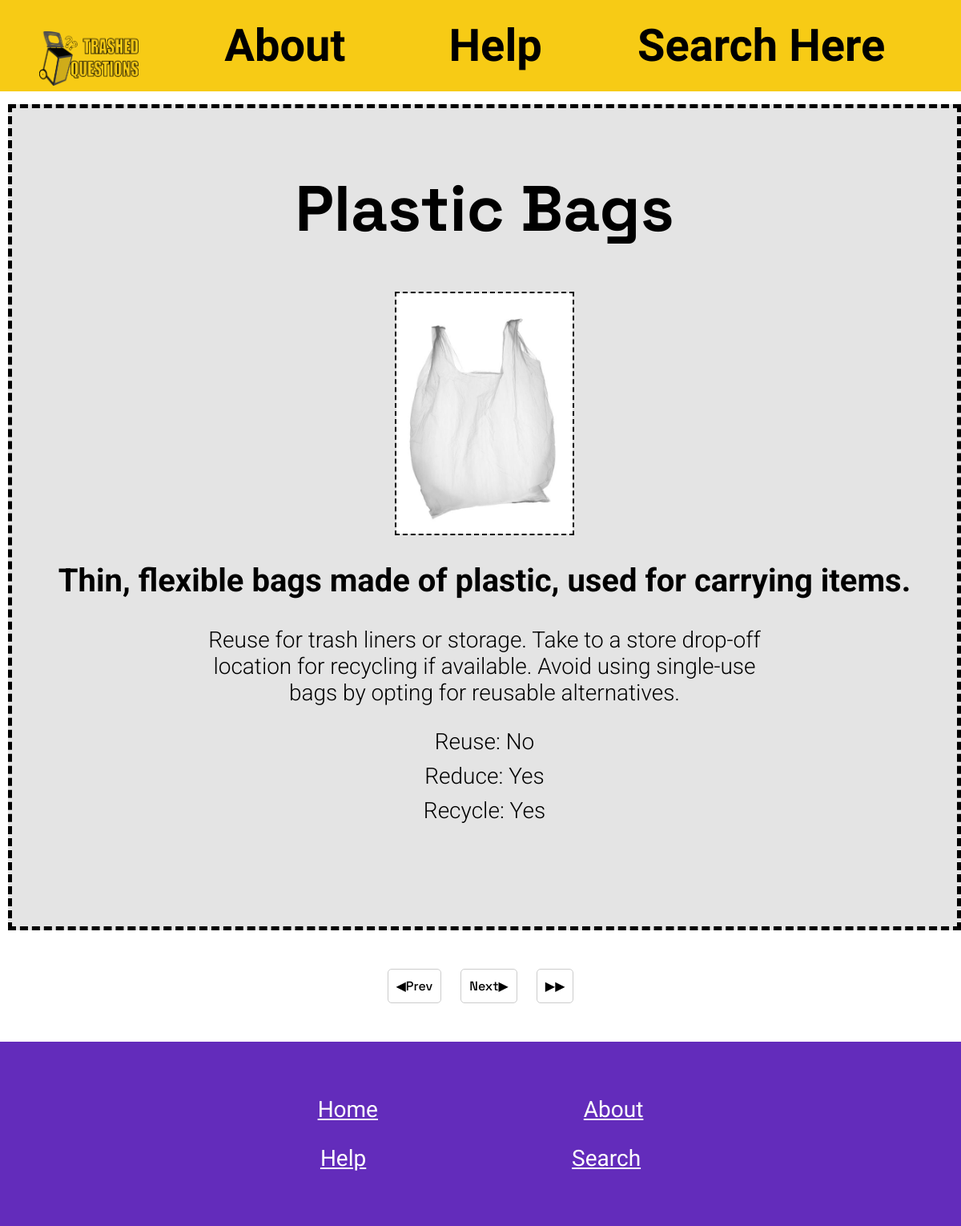
The page /item/7 on the database its author committed.
### tables this page shows
CREATE TABLE Trash (id INTEGER PRIMARY KEY AUTOINCREMENT, name TEXT NOT NULL, description TEXT, instructions TEXT, bins INTEGER NOT NULL REFERENCES Bins (id), rrr INTEGER NOT NULL REFERENCES RRR (id), image TEXT);

CREATE TABLE RRR (id INTEGER PRIMARY KEY AUTOINCREMENT, reduce TEXT NOT NULL, reuse TEXT NOT NULL, recycle TEXT NOT NULL);

### Routes.py (the view)
@app.route('/item/<int:id>')
def item(id):
    conn = sqlite3.connect("Webdatabase.db")
    cur = conn.cursor()
    cur.execute("SELECT * FROM Trash WHERE id=?", (id,))
    trash = cur.fetchone()
    cur.execute("""SELECT * FROM RRR WHERE id =
                (SELECT rrr FROM Trash WHERE id=?)""", (id,))
    rrr = cur.fetchone()
    cur.execute("SELECT id FROM Trash ORDER BY ID DESC")
    max_limit = cur.fetchone()
    next_button = id+1
    previous_button = id-1
    next_by_10_button = id+10
    previous_by_10_button = id-10
    hide_previous_by_10_button = None
    hide_next_by_10_button = None
    hide_next_button = None
    hide_previous_button = None
    if id > max_limit[0]:
        return redirect(url_for('homepage'))
    if id == max_limit[0] or id >= max_limit[0]:
        id = max_limit[0]
        next_button = id
        next_by_10_button = id
        hide_next_button = HIDDEN
    if id <= 0:
        return redirect(url_for('homepage'))
    if id == 1:
        hide_previous_button = HIDDEN
    if id <= 10:
        hide_previous_by_10_button = HIDDEN
    if id+9 >= max_limit[0]:
        hide_next_by_10_button = HIDDEN
    cur = conn.cursor()
    cur.execute("SELECT bins FROM Trash WHERE id=?", (id,))
    bins = cur.fetchone()
    color = DEFAULT
    if bins == (1,):
        color = DEFAULT
    if bins == (2,) or bins == (6,):
        color = TRASH
    if bins == (3,) or bins == (5,) or bins == (7,) or bins == (8,):
        color = RECYCLE
    if bins == (4,):
        color = COMPOST
    return render_template('item.html', trash=trash, rrr=rrr, idp=next_button,
                           idm=previous_button, idp10=next_by_10_button,
                           idm10=previous_by_10_button,
                           hideprev=hide_previous_button,
                           hideforw=hide_next_button,
                           hideprevall=hide_previous_by_10_button,
                           hideforwall=hide_next_by_10_button, color=color)

### templates/item.html (shortened to what this page needs)
{% extends 'layout.html' %}
{% block content %}
<div class="box" style="display:block">
    <h1>{{trash[1]}}</h1>
    <img src = "/static/images/{{trash[6]}}" class = "image" style="text-align: center;" title="{{trash[1]}}"/>
    <h2>{{trash[2]}}</h2>
    <p>{{trash[3]}}</p>
    <p>Reuse: {{rrr[1]}}<br>
        Reduce: {{rrr[2]}}<br>
        Recycle: {{rrr[3]}}</p>
</div>
<div style="text-align: center;">
    <a class="button" {{hideprev}} href="{{ '/item/%s'%idm }}">◀Prev</a>
    <a class="button" {{hideforw}} href="{{ '/item/%s'%idp }}">Next▶</a>
    <a class="button" {{hideforwall}} href="{{ '/item/%s'%idp10 }}">▶▶</a>
</div>
{% endblock %}

### static/style.css (style rules this page uses)
body { margin: 0; padding: 0; }
.image { height: 300px; margin-left: auto; margin-right: auto; display:block; border:2.5px dashed black; }
h1 { font-size: 500%; font-family: "Space Grotesk", sans-serif; font-weight: 700; font-style: normal; text-align: center; }
h2 { font-size: 250%; font-family: "Roboto", sans-serif; font-weight: 700; font-style: normal; text-align: center; }
p { font-size: 175%; font-family: "Roboto", sans-serif; font-weight: 300; font-style: normal; margin-left: auto; margin-right: auto; display:block; text-align: center; width: 700px; }
.button { margin:10px; padding:10px; border:1px solid #ccc; border-radius:5px; font-family: "Space Grotesk", sans-serif; font-weight: 500; font-style: normal; }
a { text-decoration: none; color:black }
main div { margin-bottom:5%; }
.box { background-color: #e4e4e4; width: 100%; height:auto; padding-bottom:100px; border: dashed 5px; padding-top: 20px; }

### rows shown on the page
Trash: name "Plastic Bags", image (picture), description "Thin, flexible bags made of plastic, used for carrying items.", instructions "Reuse for trash liners or storage. Take to a store drop-off location for recycling if available. Avoid using single-use bags by opting for reusable alternatives."
RRR: reduce "No", reuse "Yes", recycle "Yes"
